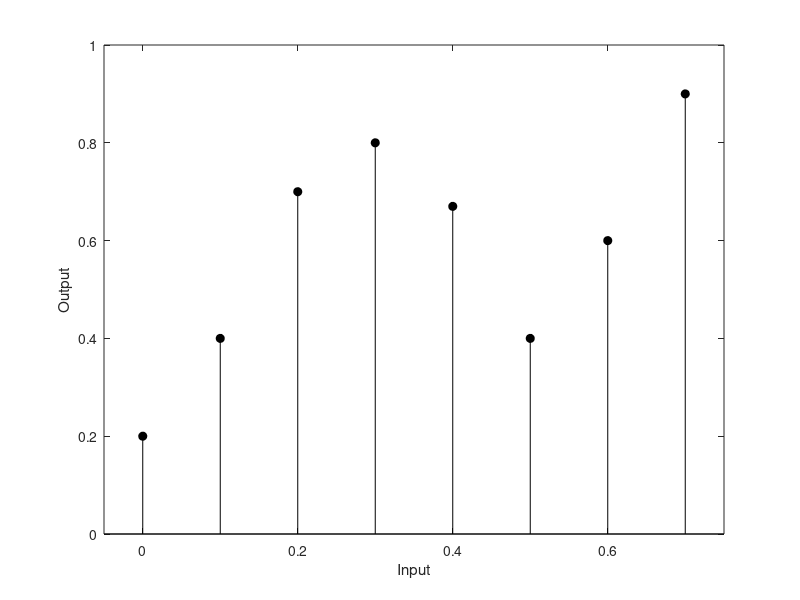
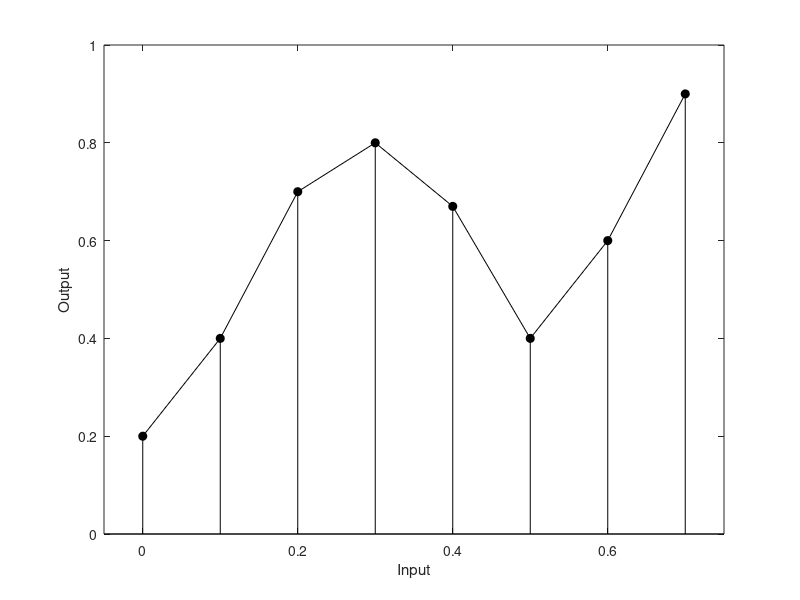

The MATLAB script that drew these images, in order:
% Embedded Control Systems in C/C++
% by Jim Ledin
%
% Chapter 9 - Figures 9.1 and 9.2.

clear all
close all

% One-dimensional lookup table
y = [0.2 0.4 0.7 0.8 0.67 0.4 0.6 0.9];
x = [0:0.1:0.7];

stem(x,y, 'k', 'filled')
axis([-0.05 0.75 0 1])
xlabel('Input')
ylabel('Output')

% Linear breakpoint interpolation
figure

stem(x,y, 'k', 'filled')
axis([-0.05 0.75 0 1])
xlabel('Input')
ylabel('Output')

hold on
plot(x,y, 'k')
hold off